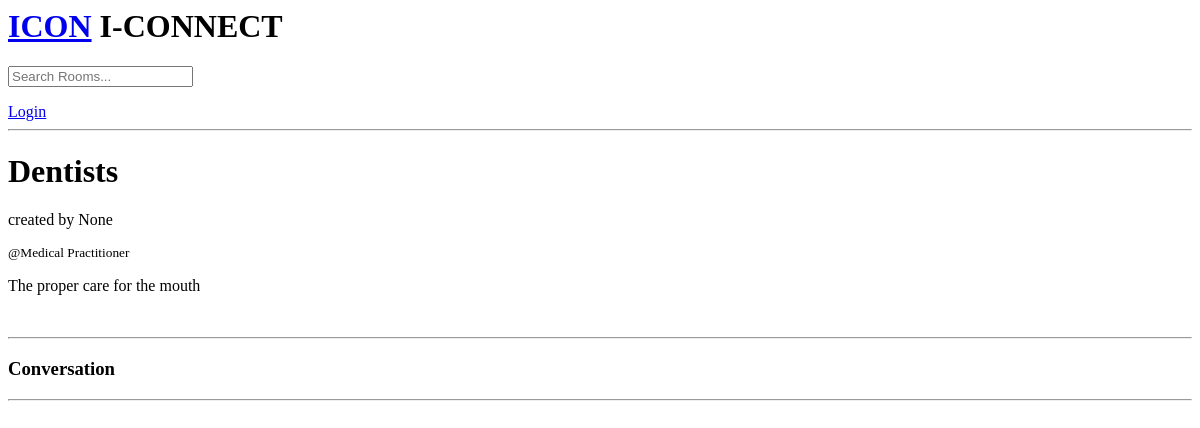
/room/8/, run on an earlier commit of the app's database.
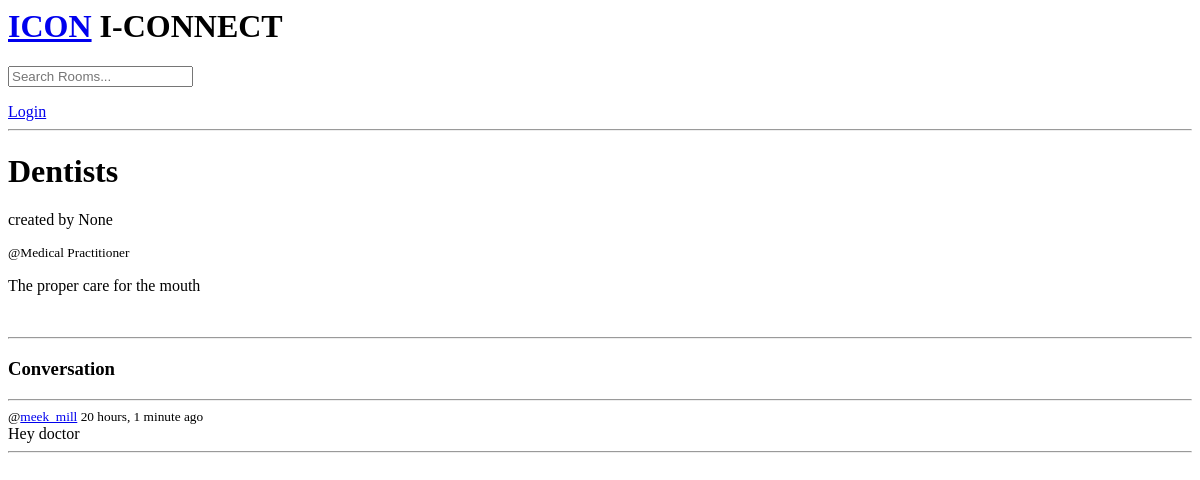
And on a later commit of the database.
### base/models.py (models this page shows, shortened)
class Message(models.Model):
    host = models.ForeignKey(User, on_delete=models.SET_NULL, null=True)
    room = models.ForeignKey(Room, on_delete=models.CASCADE)
    body = models.CharField(max_length=9999)
    updated = models.DateTimeField(auto_now=True)
    created = models.DateTimeField(auto_now_add=True)

### base/views.py (the view, shortened to what this page needs)
# urls.py: path("room/<str:pk>/", views.room_view, name="room"),
def room_view(request, pk, *args, **kwargs):
    room = Room.objects.get(id=pk)
    messages = room.message_set.all()
    context = {"messages": messages, "room": room}
    return render(request, "base/room.html", context)

### base/templates/base/room.html (shortened to what this page needs)
{% extends "main.html" %}
{% block content %}
<span><h1>{{room.name|title}}</h1> <p>created by {{room.host|capfirst}}</p> <small>@{{room.topic.name|title}}</small></span>
<p>{{room.description|capfirst}}</p><br>
<hr>
<div class="comment-wrapper">
  <h3>Conversation</h3>
  <hr>
  {% for message in messages %}
  <div class="">
    <small>@<a href="{% url 'profile' message.host.id %}">{{message.host.username}}</a>  {{message.created|timesince}} ago</small><br>
    {{message.body}}<hr>
  </div>
  {% endfor %}
</div>
{% endblock content %}

What changed in the data, as far as the page shows it:
added Message: host.username "meek_mill", created "20 hours, 1 minute", body "Hey doctor"
